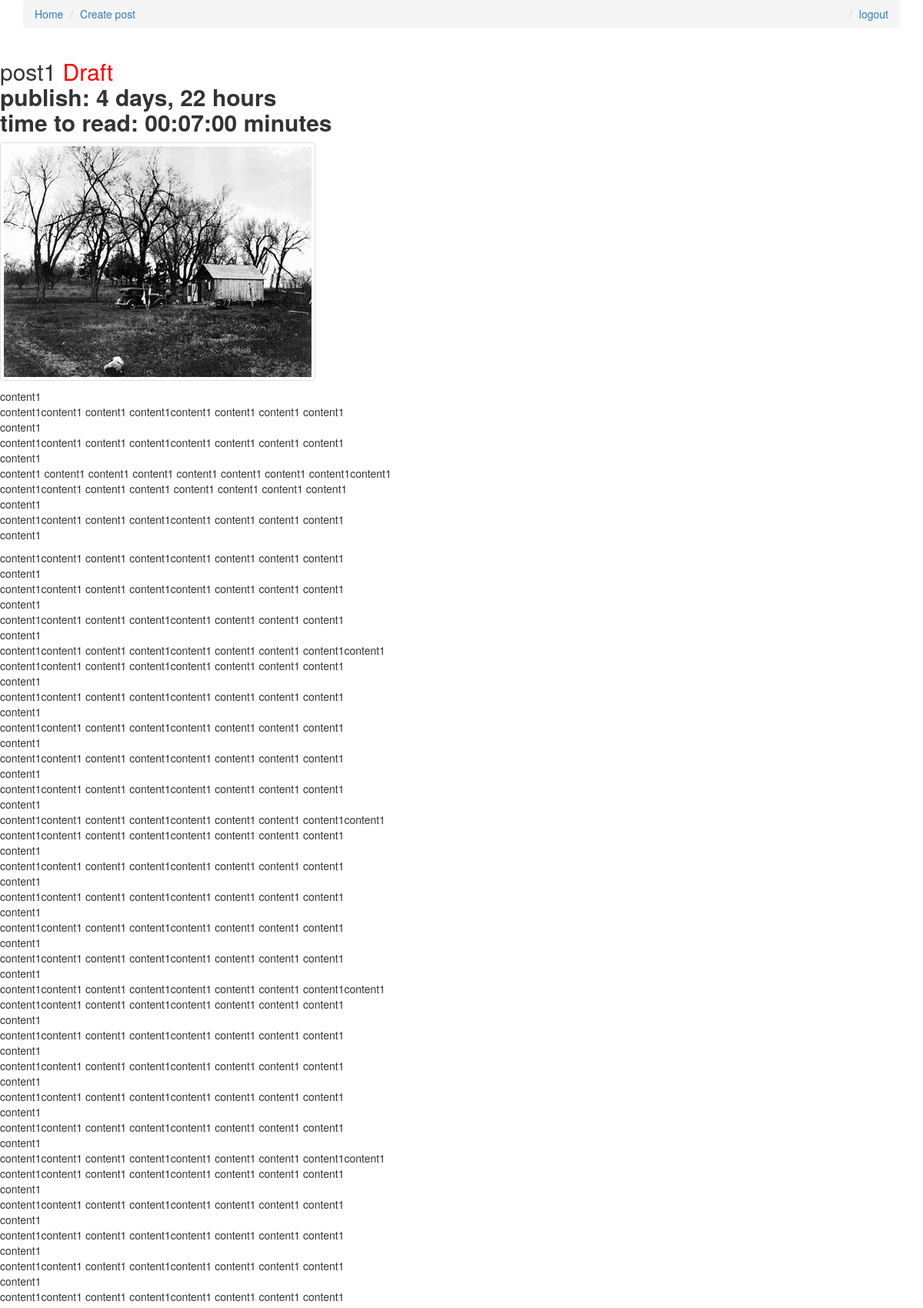
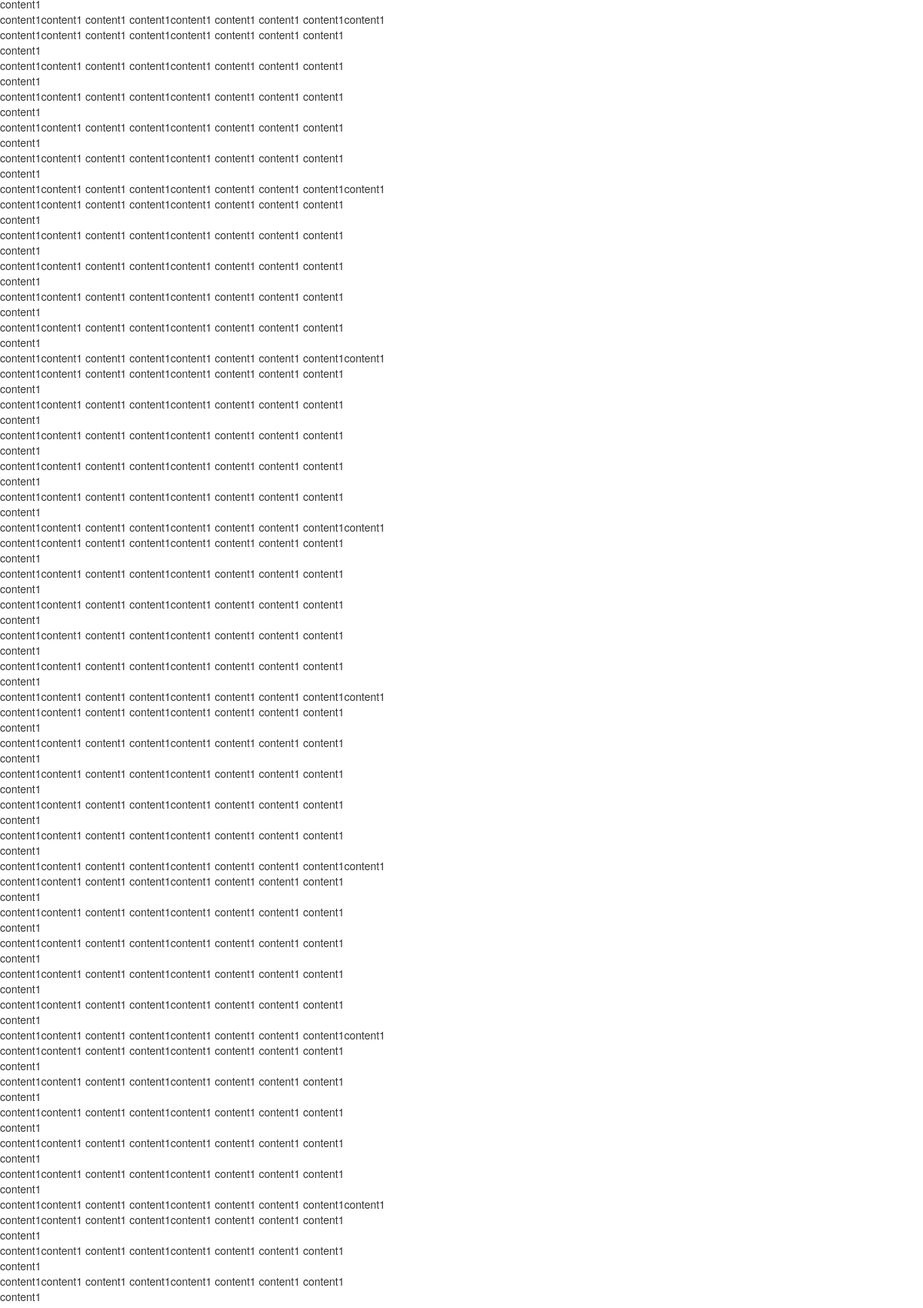
/posts/1/ (signed in, upper part), run on the app's committed database (2 pictures, top to bottom).
### posts/models.py (models this page shows, shortened)
class Post(models.Model):
    title=models.CharField(max_length=120)
    image=models.ImageField(null=True,blank=True,upload_to=upload_location)
    content=models.TextField()
    draft=models.BooleanField(default=False)
    publish=models.DateField(auto_now=False,auto_now_add=False)
    read_time=models.TimeField(null=True,blank=True)
    update=models.DateTimeField(auto_now=True, auto_now_add=False)
    timestamp=models.DateTimeField(auto_now=False, auto_now_add=True)
    user=models.ForeignKey(settings.AUTH_USER_MODEL,on_delete=models.CASCADE,default=1)
    objects=PostManager()

### posts/views.py (the view, shortened to what this page needs)
# urls.py: url(r'^(?P<pk>\d+)/$',views.detail,name='detail'),
def detail(request, pk):
    post = get_object_or_404(Post, pk=pk)
    if post.draft:
        if post.user != request.user:
            messages.error(request,'you have not permission to see that post',extra_tags='alert alert-danger')
            return redirect('posts:index')
    form=CommentForm(request.POST or None)
    return render(request, 'detail.html', {'post': post,'comment_form':form})

### comments/models.py (called while the page is built)
    def all(self):
        return super(CommentManager,self).filter(parent=None)

    def children(self):
        return Comment.objects.filter(parent=self)

### templates/detail.html (shortened to what this page needs)
{% extends 'base.html' %}
{% load crispy_forms_tags %}
{% block content %}
    <h2>{{ post.title }} {% if post.draft %}<span style="color:red">Draft</span>{% endif %}<br>
        <strong>publish: {{ post.publish|timesince }}</strong><br>
        <strong>time to read: {{ post.read_time|iriencode }} minutes</strong></h2>
    {% if post.image %}
        <img src="{{ post.image.url }}" class="img-thumbnail">
    {% endif %}
    <p>
    <div class="content-markdown ">{{ post.content|linebreaks }}</div></p><br>
{% endblock %}

### data on the page
Post: title "post1", publish "4 days, 22 hours", read_time|iriencode "00:07:00", image (picture), content "content1 content1content1 content1 content1content1 content1 content1 content1 content1 content1content1 content1 content1content1 content1 content1 content1 content1 content1 content1 content1 content1 content1 content1 content1 content1content1 content1content1 content1 content1 content1 content1 content1 content1 content1 content1content1 content1 content1content1 content1 content1 content1 content1 content1content1 content1 content1content1 content1 content1 content1 content1 content1content1 content1 content1content1 content1 content1 content1 content1 content1content1 content1 content1content1 content1 content1 content1 content1 content1content1 content1 content1content1 content1…"
